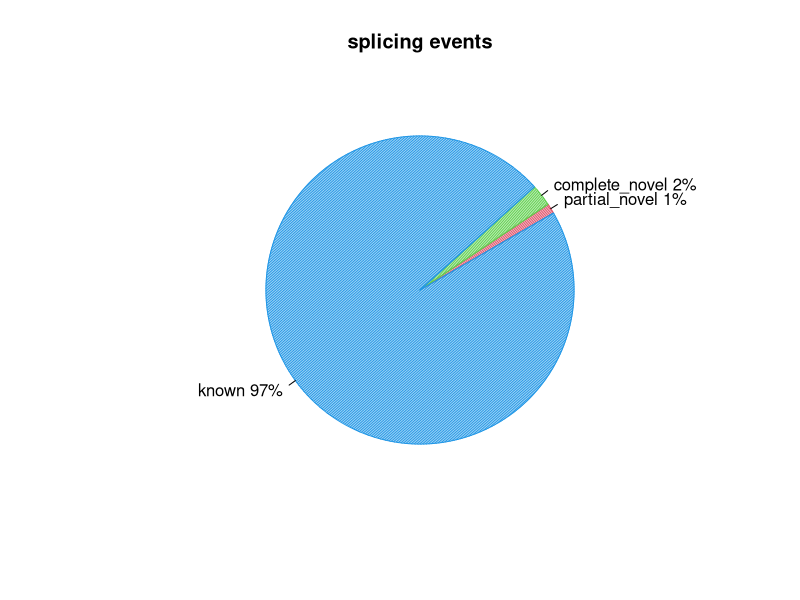
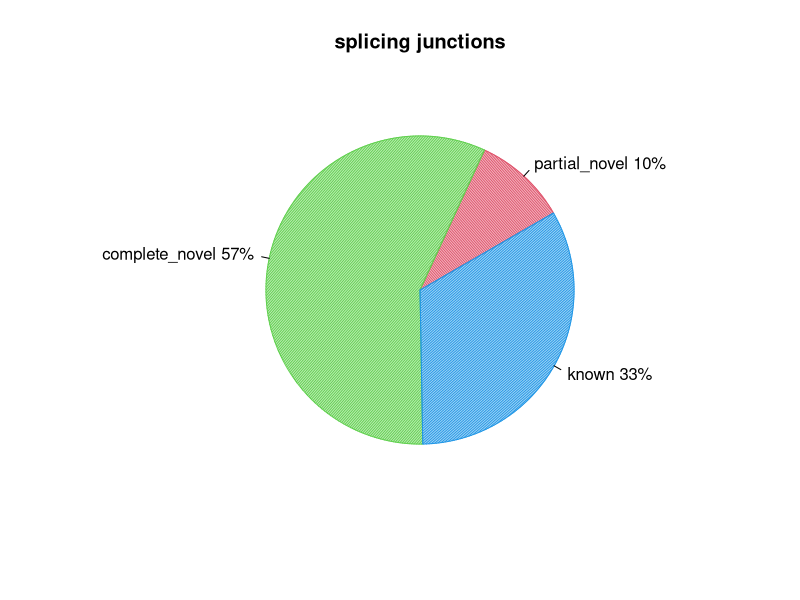

Generate these figures, in order, with R:
pdf("CF98439.splice_events.pdf")
events=c(1.050080883055157,2.284716499743585,96.59370412038635)
pie(events,col=c(2,3,4),init.angle=30,angle=c(60,120,150),density=c(70,70,70),main="splicing events",labels=c("partial_novel 1%","complete_novel 2%","known 97%"))
dev.off()
pdf("CF98439.splice_junction.pdf")
junction=c(9.79638892233155,57.15484438218029,33.04876669548816)
pie(junction,col=c(2,3,4),init.angle=30,angle=c(60,120,150),density=c(70,70,70),main="splicing junctions",labels=c("partial_novel 10%","complete_novel 57%","known 33%"))
dev.off()
